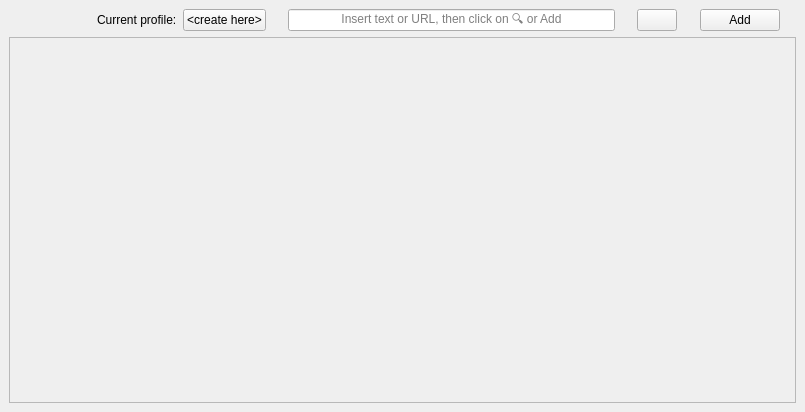
<?xml version="1.0" encoding="UTF-8"?>
<ui version="4.0">
 <class>MainWindow</class>
 <widget class="QMainWindow" name="MainWindow">
  <property name="geometry">
   <rect>
    <x>0</x>
    <y>0</y>
    <width>805</width>
    <height>412</height>
   </rect>
  </property>
  <property name="windowTitle">
   <string>MainWindow</string>
  </property>
  <widget class="QWidget" name="centralwidget">
   <layout class="QVBoxLayout" name="verticalLayout" stretch="1,10">
    <item>
     <layout class="QHBoxLayout" name="layoutAtTop" stretch="0,1,0,1,1,1,20,1,1,1,1,1">
      <item>
       <spacer name="hSpace1">
        <property name="orientation">
         <enum>Qt::Orientation::Horizontal</enum>
        </property>
        <property name="sizeHint" stdset="0">
         <size>
          <width>40</width>
          <height>20</height>
         </size>
        </property>
       </spacer>
      </item>
      <item>
       <widget class="QPushButton" name="buttonInfo">
        <property name="toolTip">
         <string>&lt;html&gt;&lt;head/&gt;&lt;body&gt;&lt;p&gt;&lt;span style=&quot; font-weight:700; text-decoration: underline;&quot;&gt;CONTROLS:&lt;/span&gt;&lt;/p&gt;&lt;p&gt;&lt;span style=&quot; font-weight:700;&quot;&gt;[p]&lt;/span&gt; open profile menu (add/delete profile &amp;amp; edit profile names)&lt;br/&gt;&lt;span style=&quot; font-weight:700;&quot;&gt;[↑ ↓ ← →]&lt;/span&gt; move button selection cursor&lt;span style=&quot; font-weight:700;&quot;&gt;&lt;br/&gt;[c]&lt;/span&gt; copy content into clipboard&lt;br/&gt;&lt;span style=&quot; font-weight:700;&quot;&gt;[v]&lt;/span&gt; paste content from clipboard&lt;/p&gt;&lt;p&gt;&lt;span style=&quot; font-weight:700;&quot;&gt;[+]&lt;/span&gt; add a new (empty) button to the grid&lt;br/&gt;&lt;span style=&quot; font-weight:700;&quot;&gt;[-]&lt;/span&gt; delete &lt;span style=&quot; font-weight:700;&quot;&gt;ALL&lt;/span&gt; buttons that are currently marked for deletion (red)&lt;br/&gt;&lt;span style=&quot; font-weight:700;&quot;&gt;[CTRL/Shift &amp;amp; -]&lt;/span&gt; (un)mark the currently selected button for deletion&lt;br/&gt;&lt;span style=&quot; font-weight:700;&quot;&gt;[Backspace/Delete]&lt;/span&gt; delete the currently selected button&lt;br/&gt;&lt;span style=&quot; font-weight:700;&quot;&gt;[Return/Enter]&lt;/span&gt; open edit dialog for currently selected button&lt;br/&gt;&lt;span style=&quot; font-weight:700;&quot;&gt;[CTRL/Shift &amp;amp; Enter/Return]&lt;/span&gt; open context / right-click menu (add title, ...)&lt;br/&gt;&lt;span style=&quot; font-weight:700;&quot;&gt;[Esc]&lt;/span&gt; reset selection &amp;amp; all deletion-marks&lt;/p&gt;&lt;/body&gt;&lt;/html&gt;</string>
        </property>
        <property name="styleSheet">
         <string notr="true">QPushButton { border: none; }</string>
        </property>
        <property name="text">
         <string/>
        </property>
        <property name="icon">
         <iconset theme="QIcon::ThemeIcon::DialogInformation"/>
        </property>
        <property name="iconSize">
         <size>
          <width>20</width>
          <height>20</height>
         </size>
        </property>
       </widget>
      </item>
      <item>
       <spacer name="hSpace2">
        <property name="orientation">
         <enum>Qt::Orientation::Horizontal</enum>
        </property>
        <property name="sizeHint" stdset="0">
         <size>
          <width>10</width>
          <height>20</height>
         </size>
        </property>
       </spacer>
      </item>
      <item>
       <widget class="QLabel" name="profileLabel">
        <property name="text">
         <string>Current profile:</string>
        </property>
       </widget>
      </item>
      <item>
       <widget class="QPushButton" name="buttonProfile">
        <property name="text">
         <string>&lt;create here&gt;</string>
        </property>
       </widget>
      </item>
      <item>
       <spacer name="hSpace3">
        <property name="orientation">
         <enum>Qt::Orientation::Horizontal</enum>
        </property>
        <property name="sizeType">
         <enum>QSizePolicy::Policy::Minimum</enum>
        </property>
        <property name="sizeHint" stdset="0">
         <size>
          <width>10</width>
          <height>20</height>
         </size>
        </property>
       </spacer>
      </item>
      <item>
       <widget class="QLineEdit" name="textInputField">
        <property name="alignment">
         <set>Qt::AlignmentFlag::AlignCenter</set>
        </property>
        <property name="placeholderText">
         <string>Insert text or URL, then click on 🔍 or Add</string>
        </property>
       </widget>
      </item>
      <item>
       <spacer name="hSpace4">
        <property name="orientation">
         <enum>Qt::Orientation::Horizontal</enum>
        </property>
        <property name="sizeType">
         <enum>QSizePolicy::Policy::Minimum</enum>
        </property>
        <property name="sizeHint" stdset="0">
         <size>
          <width>10</width>
          <height>20</height>
         </size>
        </property>
       </spacer>
      </item>
      <item>
       <widget class="QPushButton" name="buttonSearch">
        <property name="text">
         <string/>
        </property>
        <property name="icon">
         <iconset theme="QIcon::ThemeIcon::SystemSearch"/>
        </property>
       </widget>
      </item>
      <item>
       <spacer name="hSpace5">
        <property name="orientation">
         <enum>Qt::Orientation::Horizontal</enum>
        </property>
        <property name="sizeType">
         <enum>QSizePolicy::Policy::Minimum</enum>
        </property>
        <property name="sizeHint" stdset="0">
         <size>
          <width>10</width>
          <height>20</height>
         </size>
        </property>
       </spacer>
      </item>
      <item>
       <widget class="QPushButton" name="buttonAdd">
        <property name="text">
         <string>Add</string>
        </property>
       </widget>
      </item>
      <item>
       <spacer name="hSpace6">
        <property name="orientation">
         <enum>Qt::Orientation::Horizontal</enum>
        </property>
        <property name="sizeType">
         <enum>QSizePolicy::Policy::Minimum</enum>
        </property>
        <property name="sizeHint" stdset="0">
         <size>
          <width>10</width>
          <height>20</height>
         </size>
        </property>
       </spacer>
      </item>
     </layout>
    </item>
    <item>
     <widget class="QScrollArea" name="scrollArea">
      <property name="widgetResizable">
       <bool>true</bool>
      </property>
      <widget class="QWidget" name="scrollAreaWidget">
       <property name="geometry">
        <rect>
         <x>0</x>
         <y>0</y>
         <width>785</width>
         <height>351</height>
        </rect>
       </property>
       <layout class="QGridLayout" name="scrollGrid"/>
      </widget>
     </widget>
    </item>
   </layout>
  </widget>
 </widget>
 <resources/>
 <connections/>
</ui>
